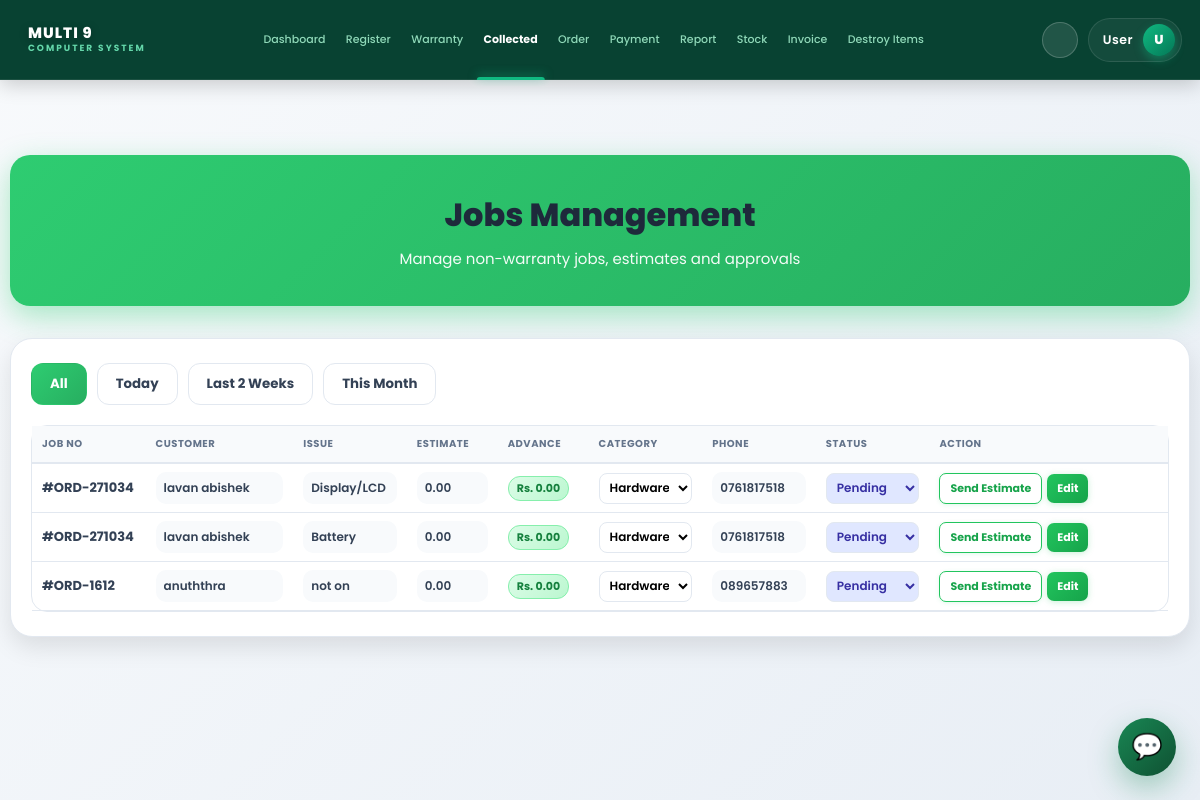
The app's page /collected.php with its own data.
### tables this page shows
CREATE TABLE `job_device` (
  `job_device_id` int(11) NOT NULL,
  `job_no` varchar(20) DEFAULT NULL,
  `device_name` varchar(100) NOT NULL,
  `model` varchar(100) DEFAULT NULL,
  `serial_no` varchar(100) DEFAULT NULL,
  `warranty_status` varchar(50) DEFAULT NULL,
  `supplier_name` varchar(255) DEFAULT NULL,
  `description` text DEFAULT NULL,
  `another_note` text DEFAULT NULL,
  `device_image` varchar(255) DEFAULT NULL,
  `issue_name` varchar(255) DEFAULT NULL,
  `device_status` varchar(50) NOT NULL DEFAULT 'Pending',
  `completed_date` datetime DEFAULT NULL,
  `destroy_notice_sent_date` datetime DEFAULT NULL,
  `issue_category` enum('Hardware','Software') DEFAULT 'Hardware',
  `solution` text DEFAULT NULL,
  `final_status` varchar(50) DEFAULT 'Pending',
  `rent_warning_sent` int(11) DEFAULT 0,
  `parts_json` text DEFAULT NULL,
  `last_sms_sent_date` date DEFAULT NULL,
  `item_model` varchar(255) DEFAULT NULL,
  `repair_path` varchar(255) DEFAULT 'Carry-In',
  `job_status` varchar(50) DEFAULT 'Pending',
  `estimated_cost` decimal(10,2) DEFAULT 0.00,
  `advance_paid` decimal(10,2) DEFAULT 0.00
);

CREATE TABLE `job` (
  `job_no` varchar(20) NOT NULL,
  `phone_number` varchar(15) DEFAULT NULL,
  `job_date` date NOT NULL,
  `item_category` varchar(100) DEFAULT NULL,
  `brand` varchar(50) DEFAULT NULL,
  `problem_type` varchar(100) DEFAULT NULL,
  `problem_severity` varchar(50) DEFAULT NULL,
  `technician_experience_years` int(11) DEFAULT NULL,
  `workshop_workload` varchar(50) DEFAULT NULL,
  `actual_repair_time_days` int(11) DEFAULT NULL,
  `technician_id` int(11) DEFAULT NULL
);

CREATE TABLE `customer` (
  `phone_number` varchar(15) NOT NULL,
  `customer_name` varchar(100) NOT NULL,
  `address` text DEFAULT NULL,
  `email` varchar(100) DEFAULT NULL
);

### collected.php (the view, shortened to what this page needs)
<?php
include 'db_config.php';
include 'navbar.php';
$filter_query = " WHERE (jd.warranty_status = 'No' OR jd.warranty_status = 'No Warranty' OR jd.warranty_status IS NULL OR jd.warranty_status = '')
                AND (jd.job_status != 'Approved' OR jd.job_status IS NULL) ";
?>
<!DOCTYPE html>
<html lang="en">
<head>
</head>
<body id="jobsBody">
<div class="page-container">
    <div class="page-header">
        <h1>Jobs Management</h1>
        <p>Manage non-warranty jobs, estimates and approvals</p>
    </div>
    <div class="container">
        <div class="filter-buttons">
            <button class="filter-btn <?= !isset($_GET['range']) ? 'active' : ''; ?>" onclick="window.location.href='?'">All</button>
            <button class="filter-btn <?= ($_GET['range'] ?? '') == 'today' ? 'active' : ''; ?>" onclick="window.location.href='?range=today'">Today</button>
            <button class="filter-btn <?= ($_GET['range'] ?? '') == '2weeks' ? 'active' : ''; ?>" onclick="window.location.href='?range=2weeks'">Last 2 Weeks</button>
            <button class="filter-btn <?= ($_GET['range'] ?? '') == 'month' ? 'active' : ''; ?>" onclick="window.location.href='?range=month'">This Month</button>
        </div>
        <div class="table-container">
            <table id="jobsTable">
                <colgroup>
                    <col style="width:10%">
                    <col style="width:13%">
                    <col style="width:10%">
                    <col style="width:8%">
                    <col style="width:8%">
                    <col style="width:10%">
                    <col style="width:10%">
                    <col style="width:10%">
                    <col style="width:21%">
                </colgroup>
                <thead>
                    <tr>
                        <th>Job No</th>
                        <th>Customer</th>
                        <th>Issue</th>
                        <th>Estimate</th>
                        <th>Advance</th>
                        <th>Category</th>
                        <th>Phone</th>
                        <th>Status</th>
                        <th>Action</th>
                    </tr>
                </thead>
                <tbody>
                <?php
                $sql = "SELECT j.job_no, jd.job_status, jd.estimated_cost, jd.advance_paid,
                        c.customer_name, c.email, c.phone_number,
                        jd.job_device_id as device_id,
                        jd.issue_name, jd.issue_category
                        FROM job_device jd
                        LEFT JOIN job j ON jd.job_no = j.job_no
                        LEFT JOIN customer c ON j.phone_number = c.phone_number
                        $filter_query
                        ORDER BY jd.job_device_id DESC";
                $result = $conn->query($sql);
                if ($result && $result->num_rows > 0) {
                    while($row = $result->fetch_assoc()) {
                        $id = $row['job_no'];
                        $device_id = $row['device_id'];
                        $row_uid = $id . "_" . $device_id;
                        $status_val = $row['job_status'] ?? 'Pending';
                        $cat_val = $row['issue_category'] ?? 'Hardware';
                        $est_cost = $row['estimated_cost'] ?? '0.00';
                        $adv_paid = $row['advance_paid'] ?? '0.00';
                        $status_class = ($status_val == 'Approved') ? 'status-approved' : 'status-pending';
                ?>
                    <tr id="row-<?= $row_uid ?>">
                        <td><strong>#<?= $id ?></strong></td>
                        <td>
                            <input type="text" id="name-<?= $row_uid ?>" class="table-input"
                            value="<?= htmlspecialchars($row['customer_name']); ?>" readonly>
                        </td>
                        <td>
                            <input type="text" id="issue-<?= $row_uid ?>" class="table-input"
                            value="<?= htmlspecialchars($row['issue_name']); ?>" readonly>
                        </td>
                        <td>
                            <input type="number" id="est-<?= $row_uid ?>" class="est-input"
                            value="<?= $est_cost ?>"
                            onchange="saveToDB('<?= $row_uid ?>', '<?= $id ?>', '<?= $device_id ?>')">
                        </td>
                        <td>
                            <span class="advance-badge">Rs. <?= number_format($adv_paid, 2); ?></span>
                        </td>
                        <td>
                            <select id="cat-<?= $row_uid ?>" class="status-select"
                            onchange="saveToDB('<?= $row_uid ?>', '<?= $id ?>', '<?= $device_id ?>')">
                                <option value="Hardware" <?= $cat_val == 'Hardware' ? 'selected' : ''; ?>>Hardware</option>
                            </select>
                        </td>
                        <td>
                            <input type="text" id="phone-<?= $row_uid ?>" class="table-input"
                            value="<?= htmlspecialchars($row['phone_number']); ?>" readonly>
                        </td>
                        <td>
                            <select id="stat-<?= $row_uid ?>" class="status-select <?= $status_class ?>"
                            onchange="updateStatusOnly('<?= $row_uid ?>', '<?= $id ?>', '<?= $device_id ?>')">
                                <option value="Pending" <?= $status_val == 'Pending' ? 'selected' : ''; ?>>Pending</option>
                            </select>
                        </td>
                        <td>
                            <div class="btn-action-group">
                                <button class="btn-sms" onclick="sendEstimateSMS('<?= $row_uid ?>', '<?= $id ?>', '<?= $device_id ?>')">Send Estimate</button>
                                <button id="btn-edit-<?= $row_uid ?>" class="btn-edit" onclick="toggleEdit('<?= $row_uid ?>', '<?= $id ?>', '<?= $device_id ?>')">Edit</button>
                            </div>
                        </td>
                    </tr>
                <?php
                    }
                } else {
                    echo "<tr><td colspan='9' style='text-align:center; padding:50px;'>No records found</td></tr>";
                }
                ?>
                </tbody>
            </table>
        </div>
    </div>
</div>
<?php include_once __DIR__ . '/chatbot.php'; ?>
</body>
</html>

### CSS/global.css (style rules this page uses)
:root { --primary-green: #0f766e; --primary-green-dark: #0f4f46; --primary-green-light: #ccfbf1; --accent-green: #04d992; --dark-surface: #0f172a; --dark-bg: #020617; --light-bg: #f8fafc; --light-surface: #ffffff; --text-dark: #1e293b; --text-muted: #64748b; --border-light: #e2e8f0; --nav-height: 80px; --card-shadow: 0 10px 25px -5px rgba(0, 0, 0, 0.05), 0 8px 10px -6px rgba(0, 0, 0, 0.01); --border-radius: 16px; --transition: all 0.3s ease-in-out; }
* { margin: 0; padding: 0; box-sizing: border-box; font-family: 'Poppins', sans-serif; }
html, body { height: auto; min-height: 100vh; overflow-x: hidden; }
body { background: var(--light-bg); color: var(--text-dark); padding-top: var(--nav-height); transition: var(--transition); }
h1, h2, h3, h4, h5, h6 { color: var(--text-dark); }

### navbar.php (style rules this page uses)
:root { --nav-bg: #043f2e; --nav-accent: #10b981; }

### collected.php (style rules this page uses)
* { margin: 0; padding: 0; box-sizing: border-box; }
:root { --primary: #2ecc71; --primary-hover: #27ae60; --success: #22c55e; --warning: #f59e0b; --purple: #7c3aed; --purple-dark: #5b21b6; --purple-soft: #ede9fe; --bg-main: #f8fafc; --card-bg: #ffffff; --text-main: #1e293b; --text-muted: #64748b; --border: #e2e8f0; --shadow-lg: 0 10px 25px rgba(0,0,0,0.10); }
body { font-family: 'Inter', sans-serif; background: linear-gradient(135deg, #f8fafc 0%, #e8eef5 100%); padding: 140px 10px 40px; color: var(--text-main); }
.page-container { max-width: 1500px; margin: auto; }
.page-header { background: linear-gradient(135deg, #2ecc71 0%, #27ae60 100%); padding: 36px 40px; border-radius: 20px; margin-top: 15px; margin-bottom: 32px; box-shadow: 0 10px 30px rgba(46, 204, 113, 0.4); color: white; text-align: center; }
.page-header h1 { font-size: 32px; font-weight: 800; margin-bottom: 8px; }
.page-header p { font-size: 15px; opacity: 0.95; }
.container { background: var(--card-bg); padding: 24px 20px; border-radius: 22px; box-shadow: var(--shadow-lg); border: 1px solid var(--border); }
.filter-buttons { display: flex; gap: 10px; margin-bottom: 20px; flex-wrap: wrap; }
.filter-btn { padding: 10px 18px; border-radius: 12px; border: 1px solid var(--border); background: #ffffff; cursor: pointer; font-weight: 700; color: #334155; }
.filter-btn.active { background: linear-gradient(135deg, #2ecc71, #27ae60); color: white; border-color: transparent; }
.table-container { overflow: visible; border-radius: 16px; border: 1px solid var(--border); }
table { width: 100%; border-collapse: collapse; table-layout: fixed; }
th { background: #f8fafc; color: #64748b; padding: 10px 10px; font-weight: 700; text-transform: uppercase; font-size: 10px; letter-spacing: 0.5px; text-align: left; border-bottom: 2px solid #e2e8f0; white-space: nowrap; overflow: hidden; }
td { padding: 8px 10px; border-bottom: 1px solid #e2e8f0; color: #334155; font-size: 13px; vertical-align: middle; overflow: hidden; text-overflow: ellipsis; white-space: nowrap; }
.table-input, .est-input { border: 2px solid transparent; background: #f8fafc; padding: 9px 10px; border-radius: 10px; font-weight: 600; color: #334155; }
.table-input { width: 100%; box-sizing: border-box; padding: 5px 6px; font-size: 12px; }
.est-input { width: 100%; box-sizing: border-box; padding: 5px 6px; font-size: 12px; }
.advance-badge { background: linear-gradient(135deg, #dcfce7, #bbf7d0); color: #15803d; padding: 3px 8px; border-radius: 12px; font-weight: 700; font-size: 11px; display: inline-block; border: 1px solid #86efac; }
.status-select { padding: 5px 6px; border-radius: 8px; border: 1.5px solid var(--border); font-weight: 600; font-size: 12px; cursor: pointer; background: #ffffff; width: 100%; box-sizing: border-box; }
.status-pending { background: #e0e7ff; color: #3730a3; }
.btn-action-group { display: flex; flex-direction: row; align-items: center; gap: 5px; flex-wrap: nowrap; }
.btn-edit, .btn-sms { border: none; padding: 6px 10px; border-radius: 7px; cursor: pointer; font-weight: 700; font-size: 11px; display: inline-flex; align-items: center; justify-content: center; white-space: nowrap; flex-shrink: 0; }
.btn-sms { background: #ffffff; color: #16a34a; border: 1.5px solid #22c55e; box-shadow: 0 1px 4px rgba(46,204,113,0.15); }
.btn-edit { background: linear-gradient(135deg, #22c55e, #16a34a); color: white; box-shadow: 0 1px 6px rgba(34,197,94,0.25); }

### chatbot.php (style rules this page uses)
:root { --m9-blue:#198754;--m9-dark:#0f5132;--m9-bg:#f2fbf6;--m9-text:#173528;--m9-border:#d7eadf }

### records on screen
job_device: job_no.job_no "ORD-271034", customer_name "lavan abishek", issue_name "Display/LCD", estimated_cost "0.00", advance_paid "0.00", issue_category+job_no+job_device_id "Hardware", phone_number "0761817518", job_status+job_no+job_device_id "Pending"
job_device: job_no.job_no "ORD-271034", customer_name "lavan abishek", issue_name "Battery", estimated_cost "0.00", advance_paid "0.00", issue_category+job_no+job_device_id "Hardware", phone_number "0761817518", job_status+job_no+job_device_id "Pending"
job_device: job_no.job_no "ORD-1612", customer_name "anuththra", issue_name "not on", estimated_cost "0.00", advance_paid "0.00", issue_category+job_no+job_device_id "Hardware", phone_number "089657883", job_status+job_no+job_device_id "Pending"

### other values on screen
$user_name "User"
$user_initial "U"
